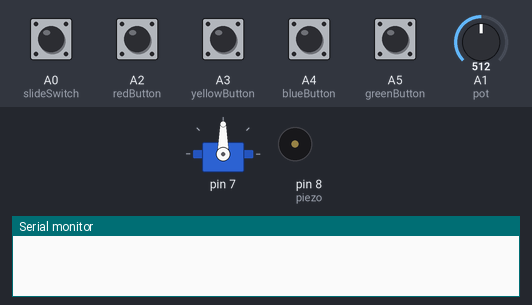
This sketch was run on a simulated Arduino Uno, built with avr-gcc and run on an emulated ATmega328P. Parts: servo, buzzer (waves = sounding), the last lines printed to the serial monitor. Inputs (shaded band) come from the test bench; at power-on: A0 (slideSwitch), A2 (redButton), A3 (yellowButton), A4 (blueButton), A5 (greenButton) LOW, A1 (pot) = 512.

Above: at 1.2 s.
1.3 s: A2 (redButton) pulled HIGH for 0.15 s
At 1.41 s:
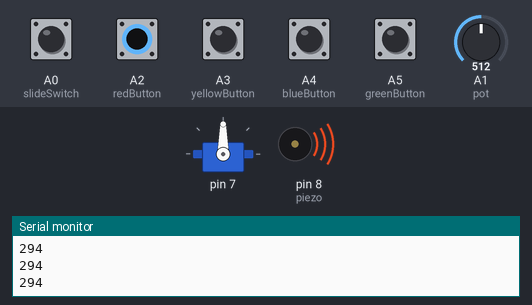
3.0 s: A0 (slideSwitch) pulled HIGH for 0.15 s
At 4.2 s:
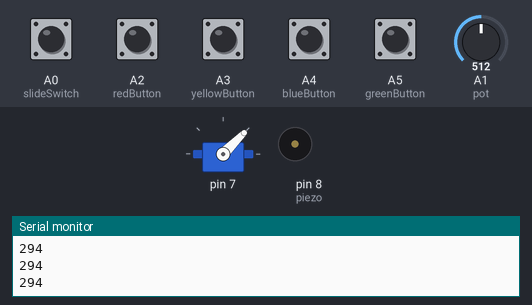
4.6 s: A3 (yellowButton) pulled HIGH for 0.15 s
At 4.71 s:
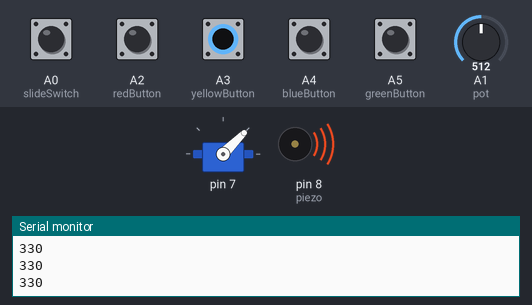
6.3 s: A0 (slideSwitch) pulled HIGH for 1 s
At 6.7 s:
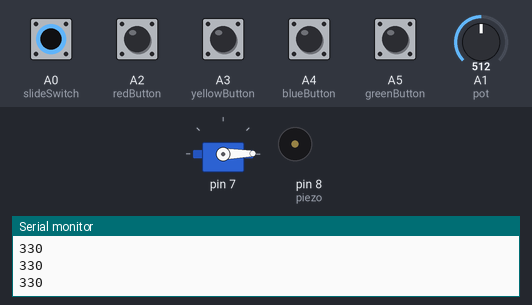
8.8 s: A0 (slideSwitch) driven HIGH and A2 (redButton) driven HIGH
At 9.2 s:
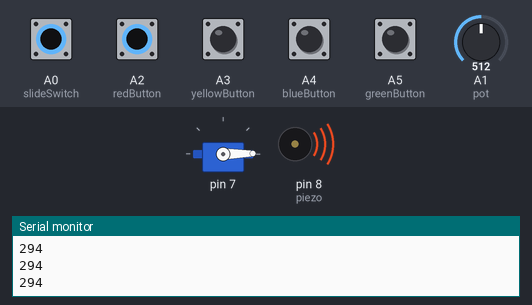
11.8 s: A0 (slideSwitch) driven LOW
At 12.8 s:
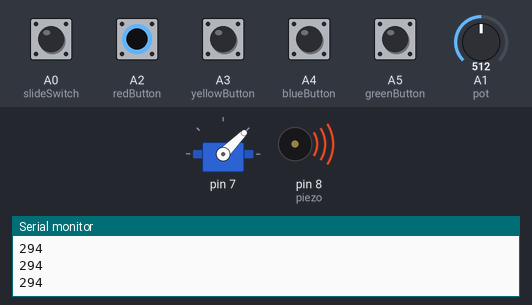
Timing chart, 0 to 14.3 s (numbered marks = the images above; inputs shaded):
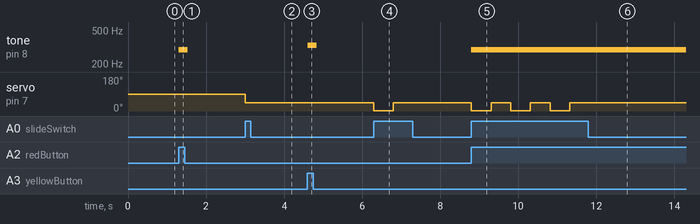

Measured:
- after the input at 1.3 s, tone on pin 8 (piezo): silent → 294 Hz at once, → silent 0.23 s later
- after the input at 3.0 s, servo on pin 7: 90° → 45° at once
- after the input at 4.6 s, tone on pin 8 (piezo): silent → 330 Hz at once, → silent 0.23 s later
- after the input at 6.3 s, servo on pin 7: 45° → 1° at once, → 45° 0.50 s later
- after the input at 8.8 s, tone on pin 8 (piezo): silent → 294 Hz at once; servo on pin 7: alternates 45° for 0.50 s and 1° for 0.50 s, starting at once
- after the input at 11.8 s, servo on pin 7: stops changing and stays 45°

The sketch:

Musical_Instrument.ino
```cpp
#include <Servo.h>
#include "pitches.h"
#include "Drumstick.h"
#include "notes.h"

// input pins
const int slideSwitch = A0;
const int pot = A1;
const int redButton = A2;
const int yellowButton = A3;
const int blueButton = A4;
const int greenButton = A5;

// output pins
const int piezo = 8;
const int servo = 7;

// initializer servo drumstick
Drumstick drumstick(500);

// index for notes array (decide which part of music scale you're on)
int index = 0;

void setup() {

  // initialize serial input
  Serial.begin(9600);

  // initialize all buttons as inputs
  pinMode(redButton, INPUT);
  pinMode(yellowButton, INPUT);
  pinMode(blueButton, INPUT);
  pinMode(greenButton, INPUT);

  // attach servo on pin 7 to the servo drumstick
  drumstick.Attach(servo);

}

void loop() {

  // read potentiator value
  int potValue = analogRead(pot);
  int interval = map(potValue, 0, 1023, 100, 5000);

  // read state of each button value
  int redState = digitalRead(redButton);
  int yellowState = digitalRead(yellowButton);
  int blueState = digitalRead(blueButton);
  int greenState = digitalRead(greenButton);
  int slideSwitchState = digitalRead(slideSwitch);

  // update drumstick motion based on slide switch state
  drumstick.Update(slideSwitchState);

  // pick which part of scale to play from based on potentiometer
  // I only have 16 notes available across 4 buttons, but this can
  // be easily changed.
  if (interval <= 5000 / 4) {
    index = 0;
  } else if (interval <= 5000 / 4 * 2) {
    index = 1;
  } else if (interval <= 5000 / 4 * 3) {
    index = 2;
  } else if (interval <= 5000 / 4 * 4) {
    index = 3;
  }

  // play appropriate note from redButtonNotes array based on potentiometer value
  if (redState == HIGH) {
    //Serial.println("red");
    Serial.println(redButtonNotes[index]);
    tone(piezo, redButtonNotes[index], 80);
  }

  // play appropriate note from yellowButtonNotes array based on potentiometer value
  if (yellowState == HIGH) {
    //Serial.println("yell");
    Serial.println(yellowButtonNotes[index]);
    tone(piezo, yellowButtonNotes[index], 80);
  }

  // play appropriate note from blueButtonNotes array based on potentiometer value
  if (blueState == HIGH) {
    //Serial.println("blue");
    Serial.println(blueButtonNotes[index]);
    tone(piezo, blueButtonNotes[index], 80);
  }

  // play appropriate note from greenButtonNotes array based on potentiometer value
  if (greenState == HIGH) {
    //Serial.println("green");
    Serial.println(greenButtonNotes[index]);
    tone(piezo, greenButtonNotes[index], 80);
  }

}
```

Drumstick.h
```cpp
/*
   Servo class that I'm using to control my drumstick using a servo.
   Highly referenced the tutorial for arduino multitasking that we went over in class.
   This tutorial can be found here: https://learn.adafruit.com/multi-tasking-the-arduino-part-1?view=all

*/

class Drumstick {

    Servo servo; // initialization of servo
    int downStroke; // whether servo (drumstick) is in downstroke or upstroke
    int updateInterval; // how frequently we want to change drumstick positions
    unsigned long lastUpdate; // last update of the servo

  public:

    // initializes servo with downstroke at 0
    Drumstick(int interval) {
      downStroke = 0;
      updateInterval = interval;
    }

    // Attaches servo to pin
    void Attach(int pin) {
      servo.attach(pin);
    }

    void Update(int servoState) {

      // writes update to servo every updateInterval (bpm/2)
      if (servoState == HIGH) {
        if ((millis() - lastUpdate) > updateInterval) {
          lastUpdate = millis();

          // downStroke is when the servo will attempt to hit the drum/cymbal
          if (downStroke == 0) {
            servo.write(45);
            downStroke = 1;

            // on the upstroke, the servo will bring the drumstick back up
          } else if (downStroke == 1) {
            servo.write(1);
            downStroke = 0;
          }
        }
      }
    }
};
```

notes.h
```cpp
/*
   File that contains array with all the notes and function for button press.
   I'm only using these notes for this demonstration, but you can apply this
   to every note in pitches.h. It'll just take time to allocate each of those
   notes to each array.
*/

int redButtonNotes [4] = {NOTE_C3, NOTE_G3, NOTE_D4, NOTE_A4};
int yellowButtonNotes [4] = {NOTE_D3, NOTE_A3, NOTE_E4, NOTE_B4};
int blueButtonNotes [4] = {NOTE_E3, NOTE_B3, NOTE_F4, NOTE_C5};
int greenButtonNotes[4] = {NOTE_F3, NOTE_C4, NOTE_G4, NOTE_D5};
```

pitches.h
```cpp
#define NOTE_B0  31
#define NOTE_C1  33
#define NOTE_CS1 35
#define NOTE_D1  37
#define NOTE_DS1 39
#define NOTE_E1  41
#define NOTE_F1  44
#define NOTE_FS1 46
#define NOTE_G1  49
#define NOTE_GS1 52
#define NOTE_A1  55
#define NOTE_AS1 58
#define NOTE_B1  62
#define NOTE_C2  65
#define NOTE_CS2 69
#define NOTE_D2  73
#define NOTE_DS2 78
#define NOTE_E2  82
#define NOTE_F2  87
#define NOTE_FS2 93
#define NOTE_G2  98
#define NOTE_GS2 104
#define NOTE_A2  110
#define NOTE_AS2 117
#define NOTE_B2  123
#define NOTE_C3  131
#define NOTE_CS3 139
#define NOTE_D3  147
#define NOTE_DS3 156
#define NOTE_E3  165
#define NOTE_F3  175
#define NOTE_FS3 185
#define NOTE_G3  196
#define NOTE_GS3 208
#define NOTE_A3  220
#define NOTE_AS3 233
#define NOTE_B3  247
#define NOTE_C4  262
#define NOTE_CS4 277
#define NOTE_D4  294
#define NOTE_DS4 311
#define NOTE_E4  330
#define NOTE_F4  349
#define NOTE_FS4 370
#define NOTE_G4  392
#define NOTE_GS4 415
#define NOTE_A4  440
#define NOTE_AS4 466
#define NOTE_B4  494
#define NOTE_C5  523
#define NOTE_CS5 554
#define NOTE_D5  587
#define NOTE_DS5 622
#define NOTE_E5  659
#define NOTE_F5  698
#define NOTE_FS5 740
#define NOTE_G5  784
#define NOTE_GS5 831
#define NOTE_A5  880
#define NOTE_AS5 932
#define NOTE_B5  988
#define NOTE_C6  1047
#define NOTE_CS6 1109
#define NOTE_D6  1175
#define NOTE_DS6 1245
#define NOTE_E6  1319
#define NOTE_F6  1397
#define NOTE_FS6 1480
#define NOTE_G6  1568
#define NOTE_GS6 1661
#define NOTE_A6  1760
#define NOTE_AS6 1865
#define NOTE_B6  1976
#define NOTE_C7  2093
#define NOTE_CS7 2217
#define NOTE_D7  2349
#define NOTE_DS7 2489
#define NOTE_E7  2637
#define NOTE_F7  2794
#define NOTE_FS7 2960
#define NOTE_G7  3136
#define NOTE_GS7 3322
#define NOTE_A7  3520
#define NOTE_AS7 3729
#define NOTE_B7  3951
#define NOTE_C8  4186
#define NOTE_CS8 4435
#define NOTE_D8  4699
#define NOTE_DS8 4978
```
